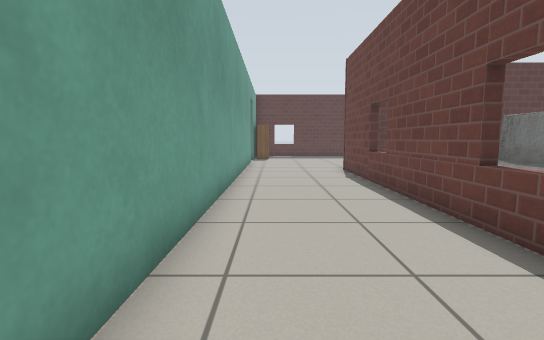
view 1 (above)

16 first-person views from a walk through a robot-simulator world made for Gazebo. The camera is 0.72 m above the floor, tilts 6° down and sees 85° across. The lines on the ground mark 1 m squares. The floor is counted in squares, 0.5 m on a side. Each view is taken from the middle of a square. On the plan, view 1 faces up. The plan holds only what a view shows up to about 14 squares ahead; the rest is blank. Gazebo's built-in surfaces are drawn with simple patterns.

view 2
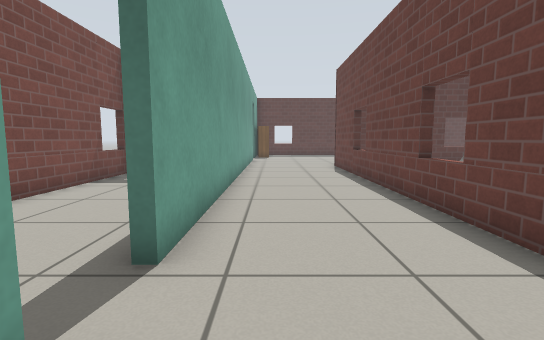

view 3
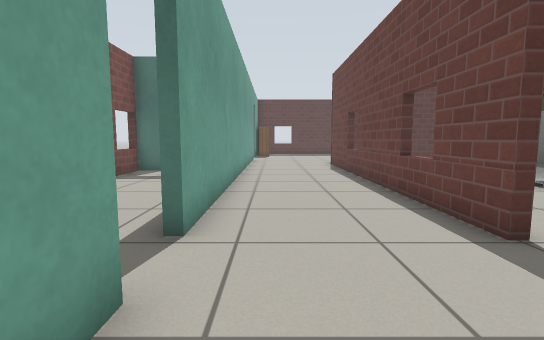

view 4
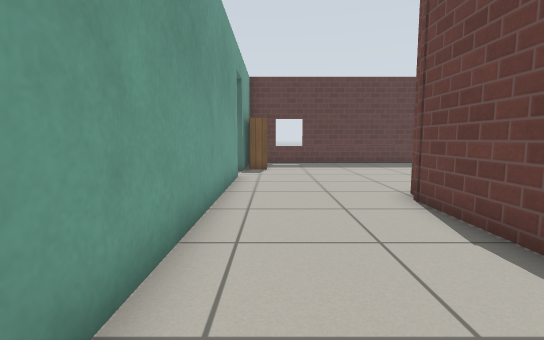

view 5
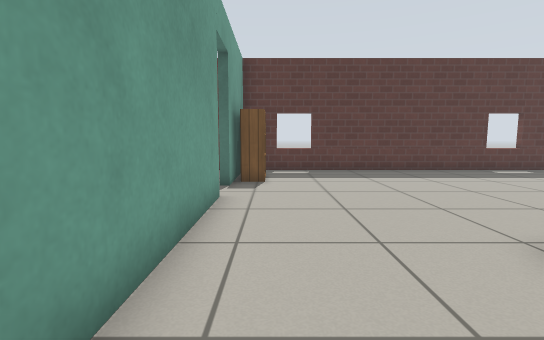

view 6
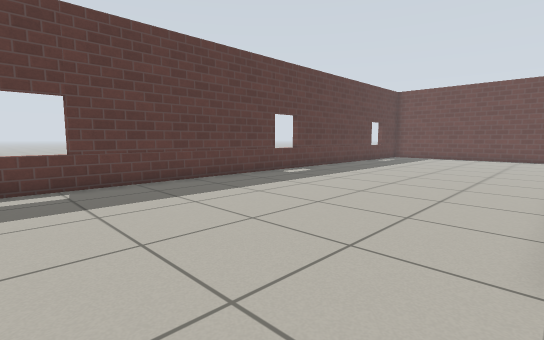

view 7
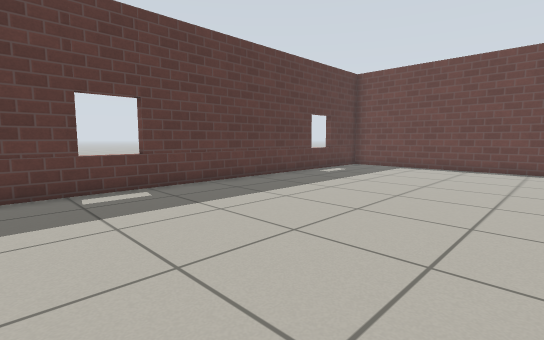

view 8
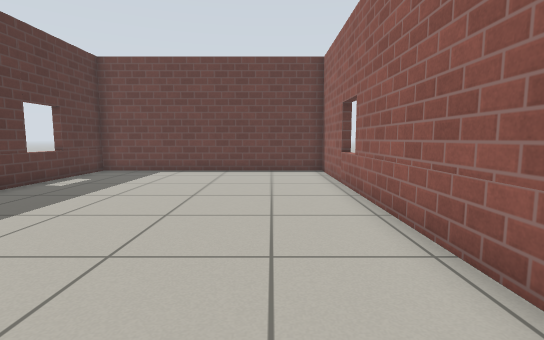

view 9
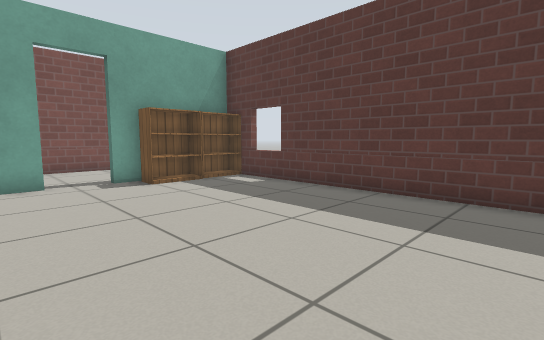

view 10
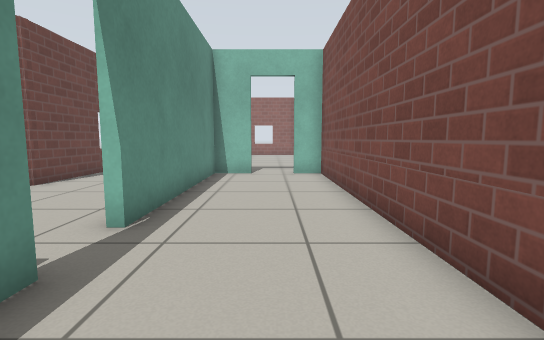

view 11
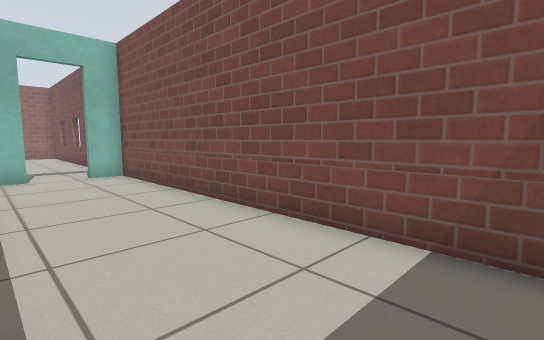

view 12
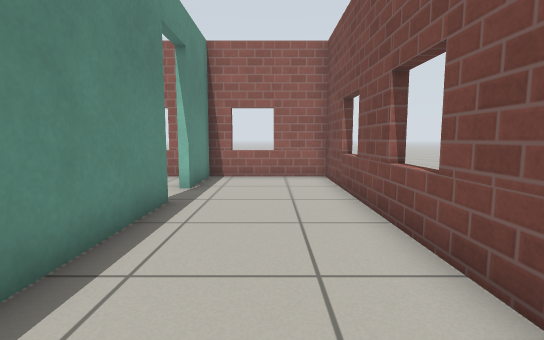

view 13
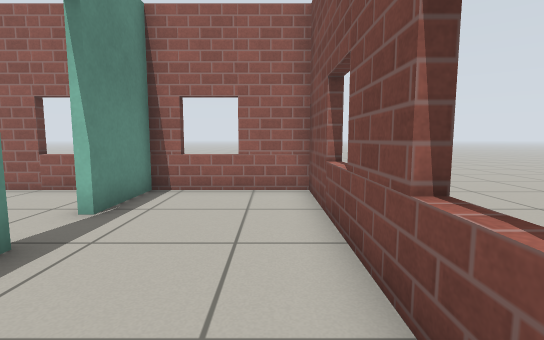

view 14
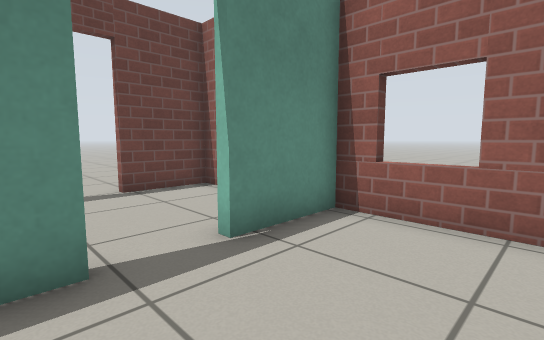

view 15
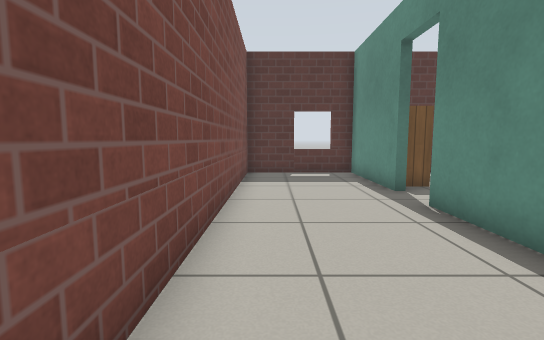

view 16
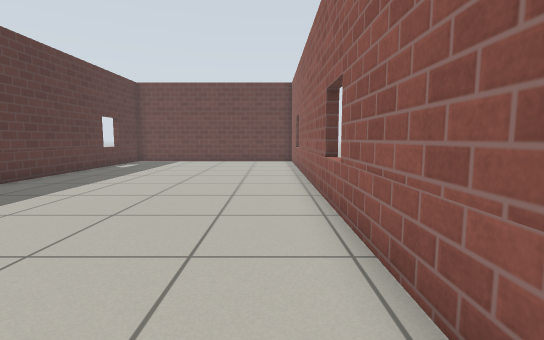

### Floor plan
Ten units are one square. View 1 is at (0, 0); x grows to the right and y downward. Boxes are objects, and circles mark ways between rooms. Rooms are numbered by the first view taken in them; rooms with no view inside come last. Other rooms are left out.
<svg viewBox="-65 -251 304 289">
<path fill="none" stroke="#000" d="M52 -147 234 -147 234 -246 -14 -246M-13 -184 -13 -12M-13 -205 -13 -200M-16 -200 -16 -217M-16 -241 -16 -246 -60 -246 -60 -107 -49 -107M-32 -107 -16 -107 -16 -184M34 -11 34 -138 37 -146M-13 5 -13 18M-5 33 34 33 34 7M-16 -12 -16 -55M-50 -104 -60 -104 -60 33 -16 33 -16 5"/>
<rect x="-15" y="-225" width="20" height="20" fill="#bbb"><title>bookshelf</title></rect>
<rect x="-15" y="-245" width="10" height="20" fill="#bbb"><title>bookshelf</title></rect>
<circle cx="-15" cy="-5" r="3" fill="#2a7"/>
<circle cx="-43" cy="-107" r="3" fill="#2a7"/>
<text x="70" y="-170">1</text>
<text x="-40" y="-30">2</text>
</svg>
Room 1 opens to room 2.

Where each view was taken, in squares from view 1:
view 1: 0 up, 0 right, facing up
view 2: 2 down, 0 right, facing up
view 3: 3 down, 0 right, facing up
view 4: 7 up, 0 right, facing up
view 5: 11 up, 0 right, facing up
view 6: 15 up, 0 right, facing up-right
view 7: 16 up, 8 right, facing up-right
view 8: 17 up, 10 right, facing right
view 9: 17 up, 9 right, facing up-left
view 10: 23 up, 4 left, facing down
view 11: 23 up, 2 left, facing down-left
view 12: 8 up, 4 left, facing down
view 13: 5 up, 5 left, facing down
view 14: 2 up, 5 left, facing down-right
view 15: 12 up, 5 left, facing up
view 16: 16 up, 4 right, facing right
